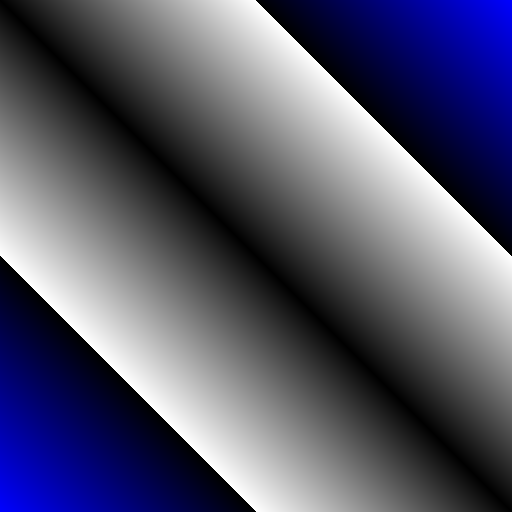
Frame 1 (no input)
Frame 2 (the mouse pressed at the canvas centre, redrawn once): identical to frame 1, image omitted

The Processing sketch that drew this single still picture (run headless with seeded random() and noise(); the mouse was pressed at the canvas centre and the sketch redrawn once):

// Processing sketch: xor
// ── xor.pde

void setup() {
  size(512, 512);
  //fullScreen();
  //colorMode(HSB);
  //background(255);
  noLoop();
}

void draw() {
  loadPixels();
  for (int x = 0; x < width; x++) {
    for (int y = 0; y < height; y++) {
      pixels[x + y * width] = color(abs(x - y));
    }
  }
  updatePixels();
}
